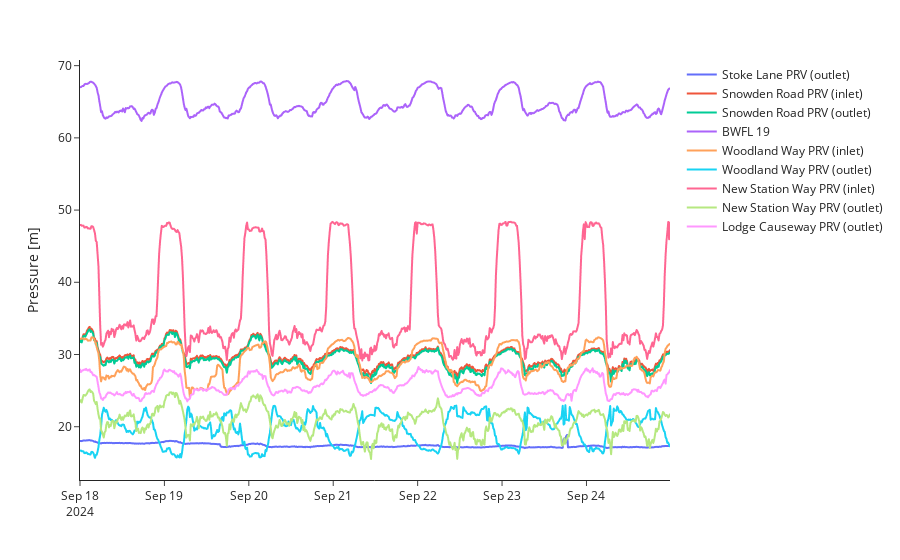

Here is the notebook cell this chart was saved with:
### Markdown cell above
Pressure data @ DMA inlets and control valve locations.

### Code cell
try:
    pressure_bwfl_ids = ['BWFL 19', 'Stoke Lane PRV (outlet)', 'Snowden Road PRV (inlet)', 'Snowden Road PRV (outlet)', 'New Station Way PRV (inlet)', 'New Station Way PRV (outlet)', 'Lodge Causeway PRV (outlet)', 'Woodland Way PRV (outlet)', 'Woodland Way PRV (inlet)']
    # pressure_bwfl_ids = pressure_df['bwfl_id'].unique()
    plot_pressure_df = pressure_df[pressure_df['bwfl_id'].isin(pressure_bwfl_ids)]
    fig = px.line(
        plot_pressure_df,
        x='datetime',
        y='mean',
        color='bwfl_id',
    )
    fig.update_layout(
        xaxis_title='',
        yaxis_title='Pressure [m]',
        legend_title_text='',
        template='simple_white',
        height=450,
    )
    fig.show()
except:
    print("Plotting data not available.")

### Figure 1 — Plotly figure (JSON) as saved in the notebook; plotly's stock layout.template omitted (floating-point values rounded to 4 significant figures; data arrays with more than 128 entries replaced by an {"elided": "..."} marker saying what was removed)
{"data": [{"hovertemplate": "bwfl_id=Stoke Lane PRV (outlet)<br>datetime=%{x}<br>mean=%{y}<extra></extra>", "legendgroup": "Stoke Lane PRV (outlet)", "line": {"color": "#636efa", "dash": "solid"}, "marker": {"symbol": "circle"}, "mode": "lines", "name": "Stoke Lane PRV (outlet)", "showlegend": true, "type": "scattergl", "x": {"elided": "672 str values"}, "xaxis": "x", "y": {"elided": "672 float values"}, "yaxis": "y"}, {"hovertemplate": "bwfl_id=Snowden Road PRV (inlet)<br>datetime=%{x}<br>mean=%{y}<extra></extra>", "legendgroup": "Snowden Road PRV (inlet)", "line": {"color": "#EF553B", "dash": "solid"}, "marker": {"symbol": "circle"}, "mode": "lines", "name": "Snowden Road PRV (inlet)", "showlegend": true, "type": "scattergl", "x": {"elided": "672 str values"}, "xaxis": "x", "y": {"elided": "672 float values"}, "yaxis": "y"}, {"hovertemplate": "bwfl_id=Snowden Road PRV (outlet)<br>datetime=%{x}<br>mean=%{y}<extra></extra>", "legendgroup": "Snowden Road PRV (outlet)", "line": {"color": "#00cc96", "dash": "solid"}, "marker": {"symbol": "circle"}, "mode": "lines", "name": "Snowden Road PRV (outlet)", "showlegend": true, "type": "scattergl", "x": {"elided": "672 str values"}, "xaxis": "x", "y": {"elided": "672 float values"}, "yaxis": "y"}, {"hovertemplate": "bwfl_id=BWFL 19<br>datetime=%{x}<br>mean=%{y}<extra></extra>", "legendgroup": "BWFL 19", "line": {"color": "#ab63fa", "dash": "solid"}, "marker": {"symbol": "circle"}, "mode": "lines", "name": "BWFL 19", "showlegend": true, "type": "scattergl", "x": {"elided": "672 str values"}, "xaxis": "x", "y": {"elided": "672 float values"}, "yaxis": "y"}, {"hovertemplate": "bwfl_id=Woodland Way PRV (inlet)<br>datetime=%{x}<br>mean=%{y}<extra></extra>", "legendgroup": "Woodland Way PRV (inlet)", "line": {"color": "#FFA15A", "dash": "solid"}, "marker": {"symbol": "circle"}, "mode": "lines", "name": "Woodland Way PRV (inlet)", "showlegend": true, "type": "scattergl", "x": {"elided": "672 str values"}, "xaxis": "x", "y": {"elided": "672 float values"}, "yaxis": "y"}, {"hovertemplate": "bwfl_id=Woodland Way PRV (outlet)<br>datetime=%{x}<br>mean=%{y}<extra></extra>", "legendgroup": "Woodland Way PRV (outlet)", "line": {"color": "#19d3f3", "dash": "solid"}, "marker": {"symbol": "circle"}, "mode": "lines", "name": "Woodland Way PRV (outlet)", "showlegend": true, "type": "scattergl", "x": {"elided": "672 str values"}, "xaxis": "x", "y": {"elided": "672 float values"}, "yaxis": "y"}, {"hovertemplate": "bwfl_id=New Station Way PRV (inlet)<br>datetime=%{x}<br>mean=%{y}<extra></extra>", "legendgroup": "New Station Way PRV (inlet)", "line": {"color": "#FF6692", "dash": "solid"}, "marker": {"symbol": "circle"}, "mode": "lines", "name": "New Station Way PRV (inlet)", "showlegend": true, "type": "scattergl", "x": {"elided": "672 str values"}, "xaxis": "x", "y": {"elided": "672 float values"}, "yaxis": "y"}, {"hovertemplate": "bwfl_id=New Station Way PRV (outlet)<br>datetime=%{x}<br>mean=%{y}<extra></extra>", "legendgroup": "New Station Way PRV (outlet)", "line": {"color": "#B6E880", "dash": "solid"}, "marker": {"symbol": "circle"}, "mode": "lines", "name": "New Station Way PRV (outlet)", "showlegend": true, "type": "scattergl", "x": {"elided": "672 str values"}, "xaxis": "x", "y": {"elided": "672 float values"}, "yaxis": "y"}, {"hovertemplate": "bwfl_id=Lodge Causeway PRV (outlet)<br>datetime=%{x}<br>mean=%{y}<extra></extra>", "legendgroup": "Lodge Causeway PRV (outlet)", "line": {"color": "#FF97FF", "dash": "solid"}, "marker": {"symbol": "circle"}, "mode": "lines", "name": "Lodge Causeway PRV (outlet)", "showlegend": true, "type": "scattergl", "x": {"elided": "672 str values"}, "xaxis": "x", "y": {"elided": "672 float values"}, "yaxis": "y"}], "layout": {"autosize": true, "legend": {"title": {"text": ""}, "tracegroupgap": 0}, "margin": {"t": 60}, "xaxis": {"anchor": "y", "autorange": true, "domain": [0, 1], "range": ["2024-09-18", "2024-09-24 23:45"], "title": {"text": ""}, "type": "date"}, "yaxis": {"anchor": "x", "autorange": true, "domain": [0, 1], "range": [12.62, 70.78], "title": {"text": "Pressure [m]"}, "type": "linear"}}}
